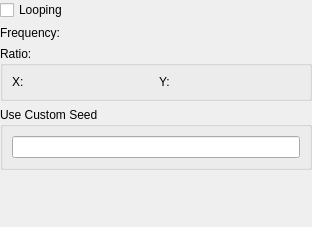
<?xml version="1.0" encoding="utf-8"?>
<ui version="4.0">
 <author>
    SPDX-FileCopyrightText: none
    SPDX-License-Identifier: GPL-3.0-or-later
  </author>
 <class>WdgSimplexNoiseOptions</class>
 <widget class="QWidget" name="WdgSimplexNoiseOptions">
  <property name="geometry">
   <rect>
    <x>0</x>
    <y>0</y>
    <width>312</width>
    <height>227</height>
   </rect>
  </property>
  <property name="sizePolicy">
   <sizepolicy hsizetype="Preferred" vsizetype="Preferred">
    <horstretch>0</horstretch>
    <verstretch>0</verstretch>
   </sizepolicy>
  </property>
  <property name="minimumSize">
   <size>
    <width>0</width>
    <height>175</height>
   </size>
  </property>
  <layout class="QGridLayout">
   <property name="leftMargin">
    <number>0</number>
   </property>
   <property name="topMargin">
    <number>0</number>
   </property>
   <property name="rightMargin">
    <number>0</number>
   </property>
   <property name="bottomMargin">
    <number>0</number>
   </property>
   <item column="0" row="3">
    <layout class="QHBoxLayout" name="layout_frequency">
     <item>
      <widget class="QLabel" name="label_frequency">
       <property name="sizePolicy">
        <sizepolicy hsizetype="Fixed" vsizetype="Preferred">
         <horstretch>0</horstretch>
         <verstretch>0</verstretch>
        </sizepolicy>
       </property>
       <property name="text">
        <string>Frequency:</string>
       </property>
      </widget>
     </item>
     <item>
      <widget class="KisDoubleSliderSpinBox" name="slider_frequency" native="true"/>
     </item>
    </layout>
   </item>
   <item column="0" row="7">
    <spacer name="verticalSpacer">
     <property name="orientation">
      <enum>Qt::Vertical</enum>
     </property>
     <property name="sizeHint" stdset="0">
      <size>
       <width>20</width>
       <height>40</height>
      </size>
     </property>
    </spacer>
   </item>
   <item column="0" row="2">
    <widget class="QCheckBox" name="cb_looping">
     <property name="text">
      <string>Looping</string>
     </property>
    </widget>
   </item>
   <item column="0" row="5">
    <widget class="QGroupBox" name="seed_groupbox">
     <property name="sizePolicy">
      <sizepolicy hsizetype="Preferred" vsizetype="Preferred">
       <horstretch>0</horstretch>
       <verstretch>0</verstretch>
      </sizepolicy>
     </property>
     <property name="title">
      <string>Use Custom Seed</string>
     </property>
     <property name="flat">
      <bool>false</bool>
     </property>
     <property name="checkable">
      <bool>false</bool>
     </property>
     <layout class="QVBoxLayout" name="seed_group">
      <item>
       <widget class="QLineEdit" name="seed_text"/>
      </item>
     </layout>
    </widget>
   </item>
   <item column="0" row="4">
    <widget class="QGroupBox" name="ratio_groupbox">
     <property name="sizePolicy">
      <sizepolicy hsizetype="Preferred" vsizetype="Preferred">
       <horstretch>0</horstretch>
       <verstretch>0</verstretch>
      </sizepolicy>
     </property>
     <property name="title">
      <string comment="Ratio as in fill layer options">Ratio:</string>
     </property>
     <layout class="QHBoxLayout" name="ratio_layout">
      <item>
       <layout class="QHBoxLayout" name="ratiox_layout">
        <item>
         <widget class="QLabel" name="ratiox_label">
          <property name="sizePolicy">
           <sizepolicy hsizetype="Fixed" vsizetype="Preferred">
            <horstretch>0</horstretch>
            <verstretch>0</verstretch>
           </sizepolicy>
          </property>
          <property name="text">
           <string>X:</string>
          </property>
         </widget>
        </item>
        <item>
         <widget class="KisDoubleSliderSpinBox" name="ratiox_slider" native="true"/>
        </item>
       </layout>
      </item>
      <item>
       <layout class="QHBoxLayout" name="ratioy_layout">
        <item>
         <widget class="QLabel" name="ratioy_label">
          <property name="sizePolicy">
           <sizepolicy hsizetype="Fixed" vsizetype="Preferred">
            <horstretch>0</horstretch>
            <verstretch>0</verstretch>
           </sizepolicy>
          </property>
          <property name="text">
           <string>Y:</string>
          </property>
         </widget>
        </item>
        <item>
         <widget class="KisDoubleSliderSpinBox" name="ratioy_slider" native="true"/>
        </item>
       </layout>
      </item>
     </layout>
    </widget>
   </item>
  </layout>
 </widget>
 <customwidgets>
  <customwidget>
   <class>KisDoubleSliderSpinBox</class>
   <extends>QWidget</extends>
   <header>kis_slider_spin_box.h</header>
   <container>1</container>
  </customwidget>
 </customwidgets>
 <resources/>
 <connections/>
</ui>
